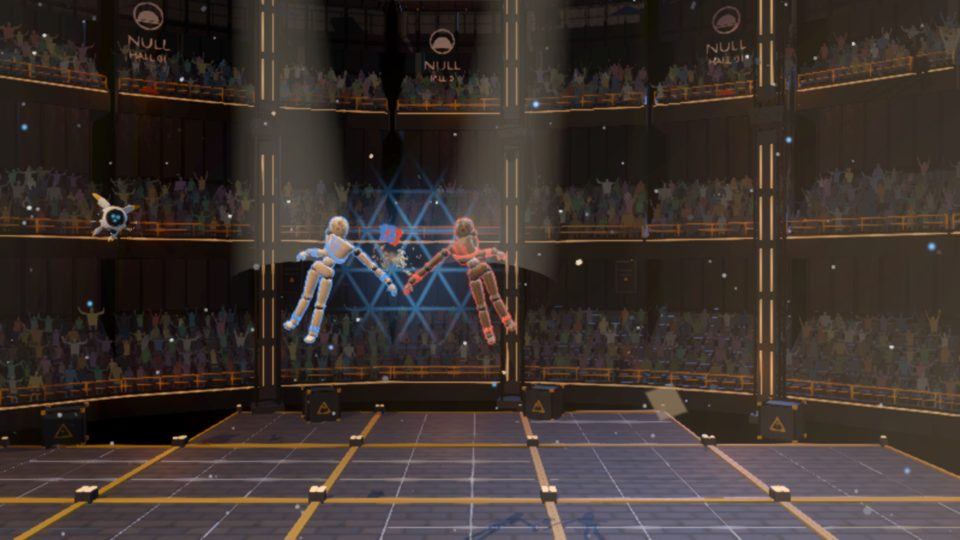
#> input picture godot/assets/ui/modes/quick.jpg, 960 x 540 px
$ python gen_garage_textures.py ../assets/materials/kit/face_default.png
#> lines starting #> are read from the running program, lines starting #| are printed output that depends on the picture
#!/usr/bin/env python3
"""Текстуры гаража для меню «Гараж + эфир» (docs/plan-demo/MENU_GARAGE.md, референсы docs/refs/menu-garage/).
Без Blender: numpy + Pillow, детерминированно (фиксированные зёрна).

    python3 godot/tools/gen_garage_textures.py          → godot/assets/textures/garage/…

Наборы PBR (тайл = 1 м, бесшовные; цвет задаёт материал Godot через albedo_color, см. scripts/menu/garage_materials.gd):
    paint_metal/  {albedo, roughness, metallic, normal}.png  крашеный металл: светлая краска, сколы до тёмного железа, царапины
    hazard/       {albedo, roughness, normal}.png            жёлто-чёрные полосы 45° (4 на метр) с износом
    tread/        {albedo, roughness, normal}.png            рифлёный стальной лист (ромбы ёлочкой)
    floor/        {albedo, roughness, normal}.png            тёмный бетон-металл пола с пятнами и царапинами
Картинки (не тайлятся):
    rug.png 1024×1536, emblem.png (RGBA), leaves.png (RGBA), blueprint.png, photo_{a..f}.png, poster_{a..c}.png
"""
import math
import os
import sys

import numpy as np
from PIL import Image, ImageDraw, ImageFilter, ImageOps

HERE = os.path.dirname(os.path.abspath(__file__))
GODOT = os.path.abspath(os.path.join(HERE, ".."))
OUT = os.path.join(GODOT, "assets", "textures", "garage")
DOC_IMG = os.path.abspath(os.path.join(GODOT, "..", "docs", "plan-demo", "img"))


# ----------------------------------------------------------------------------------------------------------------------
# шум
# ----------------------------------------------------------------------------------------------------------------------
def vnoise(size, cells, seed, octaves=4, gain=0.5):
    """Периодический value-noise (fBm) size×size, 0..1."""
    rng = np.random.default_rng(seed)
    out = np.zeros((size, size), np.float32)
    amp, tot = 1.0, 0.0
    for o in range(octaves):
        c = cells * (2 ** o)
        g = rng.random((c, c), dtype=np.float32)
        t = np.linspace(0, c, size, endpoint=False)
        i0 = np.floor(t).astype(int)
        f = t - i0
        f = f * f * (3 - 2 * f)
        i1 = (i0 + 1) % c
        a = g[np.ix_(i0, i0)]
        b = g[np.ix_(i0, i1)]
        cc = g[np.ix_(i1, i0)]
        d = g[np.ix_(i1, i1)]
        fy, fx = f[:, None], f[None, :]
        out += amp * ((a * (1 - fx) + b * fx) * (1 - fy) + (cc * (1 - fx) + d * fx) * fy)
        tot += amp
        amp *= gain
    return out / tot


def scratches(size, n, seed, length=(0.03, 0.18), width=1):
    """Маска тонких прямых царапин (периодическая)."""
    rng = np.random.default_rng(seed)
    img = Image.new("L", (size * 3, size * 3), 0)
    d = ImageDraw.Draw(img)
    for _ in range(n):
        x, y = rng.random() * size + size, rng.random() * size + size
        a = rng.random() * math.pi
        L = (length[0] + rng.random() * (length[1] - length[0])) * size
        d.line([(x, y), (x + math.cos(a) * L, y + math.sin(a) * L)], fill=int(120 + rng.random() * 135), width=width)
    arr = np.asarray(img, np.float32) / 255.0
    tile = np.zeros((size, size), np.float32)
    for i in range(3):
        for j in range(3):
            tile = np.maximum(tile, arr[i * size:(i + 1) * size, j * size:(j + 1) * size])
    return tile


def normal_from_height(h, strength=2.0):
    gx = (np.roll(h, -1, 1) - np.roll(h, 1, 1)) * 0.5 * strength
    gy = (np.roll(h, -1, 0) - np.roll(h, 1, 0)) * 0.5 * strength
    n = np.stack([-gx, gy, np.ones_like(h)], -1)        # OpenGL-нормали (Y вверх), как ждёт Godot
    n /= np.linalg.norm(n, axis=-1, keepdims=True)
    return ((n * 0.5 + 0.5) * 255).astype(np.uint8)


def save_rgb(path, arr):
    os.makedirs(os.path.dirname(path), exist_ok=True)
    a = np.clip(arr, 0, 1) if arr.dtype != np.uint8 else arr
    if a.dtype != np.uint8:
        a = (a * 255 + 0.5).astype(np.uint8)
    Image.fromarray(a).save(path, optimize=True)


def save_gray(path, arr):
    save_rgb(path, np.repeat(np.clip(arr, 0, 1)[..., None], 3, -1))


def lerp(a, b, t):
    return a + (b - a) * t


def col(r, g, b):
    return np.array([r, g, b], np.float32) / 255.0


# ----------------------------------------------------------------------------------------------------------------------
# PBR-наборы
# ----------------------------------------------------------------------------------------------------------------------
def paint_metal(size=1024):
    n1 = vnoise(size, 4, 11, 5)
    n2 = vnoise(size, 16, 12, 4)
    chips = np.clip((vnoise(size, 6, 13, 6, 0.55) - 0.75) * 16.0, 0, 1)        # редкие сколы
    chips = np.maximum(chips, np.clip((vnoise(size, 24, 14, 3) - 0.80) * 10, 0, 1))  # мелкие
    sc = scratches(size, 260, 15)
    paint = lerp(col(232, 228, 218), col(196, 190, 178), n1[..., None] * 0.8)
    paint *= (0.94 + 0.06 * n2[..., None])
    iron = lerp(col(70, 66, 62), col(104, 92, 80), n2[..., None])               # не чёрные: после тинта не «пятна коровы»
    rim = np.clip(chips * 3.0, 0, 1) - chips                                       # светлая кромка скола
    alb = lerp(paint, iron, chips[..., None])
    alb = lerp(alb, col(150, 148, 142), (sc * 0.5)[..., None])
    alb += rim[..., None] * 0.06
    rough = np.clip(0.58 + 0.12 * n2 - 0.22 * chips - 0.2 * sc, 0, 1)
    metal = np.clip(chips * 0.8 + sc * 0.5, 0, 1)
    h = 1.0 - chips * 0.8 - sc * 0.15 + n1 * 0.05
    d = os.path.join(OUT, "paint_metal")
    save_rgb(os.path.join(d, "albedo.png"), alb)
    save_gray(os.path.join(d, "roughness.png"), rough)
    save_gray(os.path.join(d, "metallic.png"), metal)
    save_rgb(os.path.join(d, "normal.png"), normal_from_height(h, 6.0))


def hazard(size=1024):
    y, x = np.mgrid[0:size, 0:size].astype(np.float32) / size
    stripe = ((x + y) * 4.0) % 1.0 < 0.5
    n1 = vnoise(size, 5, 21, 5)
    chips = np.clip((vnoise(size, 8, 22, 6, 0.55) - 0.64) * 12.0, 0, 1)
    dirt = vnoise(size, 3, 23, 4)
    yellow = lerp(col(226, 168, 30), col(190, 130, 22), n1[..., None])
    black = lerp(col(22, 21, 20), col(40, 38, 34), n1[..., None])
    alb = np.where(stripe[..., None], yellow, black)
    alb = lerp(alb, col(70, 66, 60), chips[..., None] * 0.85)
    alb *= (0.8 + 0.2 * dirt[..., None])
    rough = np.clip(0.55 + 0.15 * n1 - 0.15 * chips, 0, 1)
    h = 1.0 - chips * 0.7 + n1 * 0.05
    d = os.path.join(OUT, "hazard")
    save_rgb(os.path.join(d, "albedo.png"), alb)
    save_gray(os.path.join(d, "roughness.png"), rough)
    save_rgb(os.path.join(d, "normal.png"), normal_from_height(h, 5.0))


def tread(size=1024):
    """Рифлёный лист: 8 × 8 ромбов на метр, соседние — повёрнуты (ёлочка)."""
    y, x = np.mgrid[0:size, 0:size].astype(np.float32) / size
    cells = 8
    cx, cy = (x * cells) % 1.0 - 0.5, (y * cells) % 1.0 - 0.5
    ix, iy = np.floor(x * cells), np.floor(y * cells)
    flip = ((ix + iy) % 2 == 0)
    a = np.where(flip, 1.0, -1.0) * math.radians(45)
    u = cx * np.cos(a) - cy * np.sin(a)
    v = cx * np.sin(a) + cy * np.cos(a)
    bump = np.clip(1.0 - np.sqrt((u / 0.36) ** 2 + (v / 0.09) ** 2), 0, 1)
    bump = np.clip(bump * 3.0, 0, 1)
    n1 = vnoise(size, 6, 31, 5)
    sc = scratches(size, 200, 32)
    base = lerp(col(92, 94, 98), col(64, 64, 66), n1[..., None])
    alb = lerp(base, col(150, 150, 150), (bump * 0.35)[..., None])
    alb = lerp(alb, col(170, 168, 160), (sc * 0.4)[..., None])
    rough = np.clip(0.5 + 0.2 * n1 - 0.25 * bump - 0.2 * sc, 0, 1)
    d = os.path.join(OUT, "tread")
    save_rgb(os.path.join(d, "albedo.png"), alb)
    save_gray(os.path.join(d, "roughness.png"), rough)
    save_rgb(os.path.join(d, "normal.png"), normal_from_height(bump * 0.6 + n1 * 0.05, 8.0))


def floor(size=1024):
    n1 = vnoise(size, 3, 41, 6)
    n2 = vnoise(size, 12, 42, 4)
    stains = np.clip((vnoise(size, 4, 43, 5) - 0.55) * 4, 0, 1)
    sc = scratches(size, 160, 44, (0.02, 0.1))
    alb = lerp(col(58, 57, 58), col(36, 35, 37), n1[..., None])
    alb *= (0.9 + 0.1 * n2[..., None])
    alb = lerp(alb, col(24, 20, 18), stains[..., None] * 0.6)
    alb = lerp(alb, col(110, 108, 104), (sc * 0.35)[..., None])
    rough = np.clip(0.72 + 0.1 * n2 - 0.25 * stains - 0.15 * sc, 0, 1)
    d = os.path.join(OUT, "floor")
    save_rgb(os.path.join(d, "albedo.png"), alb)
    save_gray(os.path.join(d, "roughness.png"), rough)
    save_rgb(os.path.join(d, "normal.png"), normal_from_height(n2 * 0.3 + n1 * 0.2 - sc * 0.1, 3.0))


# ----------------------------------------------------------------------------------------------------------------------
# картинки
# ----------------------------------------------------------------------------------------------------------------------
CREAM = (232, 220, 196)


def emblem_draw(d, cx, cy, r, fill, width):
    """Эмблема лиги (предложение): кольцо, 12 зубцов, купол-полусфера и фигурка бойца в нём."""
    d.ellipse([cx - r, cy - r, cx + r, cy + r], outline=fill, width=width)
    ri = r * 0.78
    d.ellipse([cx - ri, cy - ri, cx + ri, cy + ri], outline=fill, width=max(2, width // 2))
    for k in range(12):
        a = 2 * math.pi * k / 12
        x0, y0 = cx + math.cos(a) * ri, cy + math.sin(a) * ri
        x1, y1 = cx + math.cos(a) * (r - width * 0.5), cy + math.sin(a) * (r - width * 0.5)
        d.line([(x0, y0), (x1, y1)], fill=fill, width=max(2, width // 2))
    rd = r * 0.5
    d.arc([cx - rd, cy - rd * 0.8, cx + rd, cy + rd * 1.2], 180, 360, fill=fill, width=width)
    d.line([(cx - rd * 1.1, cy + rd * 0.2), (cx + rd * 1.1, cy + rd * 0.2)], fill=fill, width=width)
    hr = r * 0.07
    d.ellipse([cx - hr, cy - rd * 0.55 - hr, cx + hr, cy - rd * 0.55 + hr], fill=fill)
    d.line([(cx, cy - rd * 0.45), (cx, cy - rd * 0.05)], fill=fill, width=max(2, width // 2))
    d.line([(cx - rd * 0.3, cy - rd * 0.35), (cx + rd * 0.3, cy - rd * 0.2)], fill=fill, width=max(2, width // 2))


def emblem(size=512):
    img = Image.new("RGBA", (size, size), (0, 0, 0, 0))
    d = ImageDraw.Draw(img)
    emblem_draw(d, size / 2, size / 2, size * 0.42, CREAM + (255,), int(size * 0.045))
    # износ ткани: дырявим альфу шумом
    n = vnoise(size, 8, 51, 4)
    a = np.asarray(img).copy()
    a[..., 3] = (a[..., 3].astype(np.float32) * np.clip((n - 0.18) * 3.0, 0, 1)).astype(np.uint8)
    Image.fromarray(a).save(os.path.join(OUT, "emblem.png"), optimize=True)


def rug(w=1536, h=1024):
    rng = np.random.default_rng(61)
    base = Image.new("RGB", (w, h), (112, 24, 22))
    d = ImageDraw.Draw(base)
    m = 46
    for i, (c, wd) in enumerate([((60, 14, 14), 30), (CREAM, 10), ((150, 40, 30), 26), (CREAM, 6)]):
        d.rectangle([m + i * 28, m + i * 28, w - m - i * 28, h - m - i * 28], outline=c, width=wd)
    for k in range(18):           # «ёлочка» по кайме
        x = 190 + k * (w - 380) / 17
        for y in (100, h - 100):
            d.polygon([(x - 22, y), (x, y - 18), (x + 22, y), (x, y + 18)], outline=CREAM, width=4)
    emblem_draw(d, w / 2, h / 2, h * 0.26, (160, 58, 44), 14)
    arr = np.asarray(base, np.float32) / 255.0
    n = vnoise(1536, 6, 62, 5)[:h, :w]
    fib = vnoise(1536, 96, 63, 2)[:h, :w]
    arr *= (0.78 + 0.3 * n[..., None]) * (0.92 + 0.12 * fib[..., None])
    arr = lerp(arr, col(80, 60, 50), np.clip((vnoise(1536, 3, 64, 4)[:h, :w] - 0.6) * 2, 0, 1)[..., None] * 0.5)
    save_rgb(os.path.join(OUT, "rug.png"), arr)
    save_rgb(os.path.join(OUT, "rug_normal.png"), normal_from_height(fib * 0.5 + n * 0.2, 2.0))


def leaves(size=512):
    """Плющ: 40 трёхлопастных листьев разных оттенков на прозрачном фоне."""
    rng = np.random.default_rng(71)
    img = Image.new("RGBA", (size, size), (0, 0, 0, 0))
    d = ImageDraw.Draw(img)
    for _ in range(46):
        cx, cy = rng.random() * size * 0.86 + size * 0.07, rng.random() * size * 0.86 + size * 0.07
        s = size * (0.045 + rng.random() * 0.04)
        a = rng.random() * 2 * math.pi
        g = (int(40 + rng.random() * 40), int(80 + rng.random() * 60), int(28 + rng.random() * 30), 255)
        pts = []
        for k in range(30):
            t = 2 * math.pi * k / 30
            rr = s * (0.62 + 0.38 * abs(math.cos(1.5 * t)))
            pts.append((cx + rr * math.cos(t + a), cy + rr * math.sin(t + a)))
        d.polygon(pts, fill=g)
        d.line([(cx, cy), (cx + s * math.cos(a), cy + s * math.sin(a))], fill=(g[0] + 30, g[1] + 40, g[2] + 20, 255), width=2)
    img.save(os.path.join(OUT, "leaves.png"), optimize=True)


def blueprint(w=1024, h=704):
    img = Image.new("RGB", (w, h), (34, 70, 120))
    d = ImageDraw.Draw(img)
    line = (196, 220, 240)
    faint = (70, 110, 160)
    for x in range(0, w, 32):
        d.line([(x, 0), (x, h)], fill=faint, width=1)
    for y in range(0, h, 32):
        d.line([(0, y), (w, y)], fill=faint, width=1)
    cx, cy = w * 0.42, h * 0.52
    # боец с круглым корпусом (бочка-ядро), коробка-голова, конечности с шарнирами
    d.ellipse([cx - 120, cy - 110, cx + 120, cy + 110], outline=line, width=5)
    d.ellipse([cx - 40, cy - 40, cx + 40, cy + 40], outline=line, width=3)
    d.rectangle([cx - 60, cy - 230, cx + 60, cy - 130], outline=line, width=5)
    d.rectangle([cx - 38, cy - 210, cx + 38, cy - 156], outline=line, width=2)
    for s in (-1, 1):
        sx = cx + s * 120
        d.ellipse([sx - 16, cy - 76, sx + 16, cy - 44], outline=line, width=3)
        d.line([(sx + s * 10, cy - 60), (sx + s * 90, cy + 10)], fill=line, width=10)
        d.ellipse([sx + s * 90 - 14, cy - 4, sx + s * 90 + 14, cy + 24], outline=line, width=3)
        d.line([(sx + s * 92, cy + 20), (sx + s * 110, cy + 120)], fill=line, width=9)
        d.rectangle([sx + s * 110 - 22, cy + 120, sx + s * 110 + 22, cy + 160], outline=line, width=3)
        hx = cx + s * 55
        d.ellipse([hx - 16, cy + 96, hx + 16, cy + 128], outline=line, width=3)
        d.line([(hx, cy + 126), (hx + s * 20, cy + 230)], fill=line, width=12)
        d.rectangle([hx + s * 20 - 34, cy + 228, hx + s * 20 + 34, cy + 252], outline=line, width=3)
    # размерные линии и «надписи» штрихами
    d.line([(cx + 190, cy - 230), (cx + 190, cy + 252)], fill=line, width=2)
    for yy in (cy - 230, cy + 252):
        d.line([(cx + 178, yy), (cx + 202, yy)], fill=line, width=2)
    rng = np.random.default_rng(81)
    for blk in range(7):
        bx, by = (w * 0.72, 60 + blk * 82) if blk < 6 else (40, h - 110)
        for k in range(3):
            L = 60 + rng.random() * 140
            d.line([(bx, by + k * 14), (bx + L, by + k * 14)], fill=line, width=3)
    d.rectangle([w - 300, h - 120, w - 30, h - 30], outline=line, width=3)
    d.line([(w - 300, h - 75), (w - 30, h - 75)], fill=line, width=2)
    arr = np.asarray(img, np.float32) / 255.0
    n = vnoise(1024, 5, 82, 5)[:h, :w]
    yy, xx = np.mgrid[0:h, 0:w]
    vig = 1.0 - 0.35 * (((xx / w - 0.5) * 2) ** 4 + ((yy / h - 0.5) * 2) ** 4)
    arr *= (0.82 + 0.25 * n[..., None]) * vig[..., None]
    save_rgb(os.path.join(OUT, "blueprint.png"), arr)


def _paper_frame(im, border=10, tone=(236, 226, 204)):
    im = ImageOps.expand(im, border=border, fill=tone)
    return ImageOps.expand(im, border=(0, 0, 0, border * 3), fill=tone)


PHOTOS = [("00-void-v7-fight.png", None), ("00-void-v6-ko.png", None), ("body-paint-arena.png", (300, 80, 1500, 980)),
          ("00-playground-v5-fight.png", None), ("body-kit-v1-presets.png", None), ("00-workshop-v5-ko.png", None)]
POSTERS = [("body-paint-arena.png", (560, 0, 1280, 1080), (190, 60, 40)),
           ("scrap-parallax-godot-v2a.png", (600, 0, 1320, 1080), (40, 80, 120)),
           ("05-void-v6-wide.png", None, (110, 60, 150))]


# [46 lines left out: functions photos, posters, banner, not called in this run]


TV = [("tv_live_a.png", "body-paint-arena.png", None), ("tv_live_b.png", "00-void-v7-fight.png", None),
      ("tv_live_c.png", "00-playground-v5-fight.png", None), ("tv_live_d.png", "body-kit-v1-arena.png", None),
      ("tv_replay.png", "00-void-v7-ko.png", None), ("tv_quick.png", "scrap-parallax-godot-v2a.png", None),
      ("tv_opponent.png", "body-kit-v1.png", (1095, 245, 1335, 560)), ("tv_build.png", "body-kit-v1.png", (470, 245, 710, 560))]


MODES_IMG = os.path.join(GODOT, "assets", "ui", "modes")
# с 23.10 кадры 16:9 на ТВ — снимки текущей игры (карточки «ВСЕ РЕЖИМЫ», tests/modes_shots.tscn), а не листы веб-прототипа
TV_MODES = [("tv_live_a.png", "quick.jpg"), ("tv_live_b.png", "royale.jpg"), ("tv_live_c.png", "void.jpg"),
            ("tv_live_d.png", "brawl.jpg"), ("tv_replay.png", "ruins.jpg"), ("tv_quick.png", "squad.jpg")]


def tv_from_modes():
    for out, fn in TV_MODES:
        p = os.path.join(MODES_IMG, fn)
        if os.path.exists(p):
            ImageOps.fit(Image.open(p).convert("RGB"), (768, 432), Image.LANCZOS).save(os.path.join(OUT, "tv", out), optimize=True)


# [12 lines left out: function tv_images, not called in this run]


def main():
    os.makedirs(OUT, exist_ok=True)
    os.makedirs(os.path.join(OUT, "tv"), exist_ok=True)
    # с 23.10 знамя, фото и плакаты — арт codex (tools/codex_art/apply_art.py); прежние заглушки — только с ключом --old-art
    old_art = "--old-art" in sys.argv
    if old_art:
        banner()
        tv_images()
    tv_from_modes()
    paint_metal()
#> after the loop in vnoise, `for o in range(octaves):`:
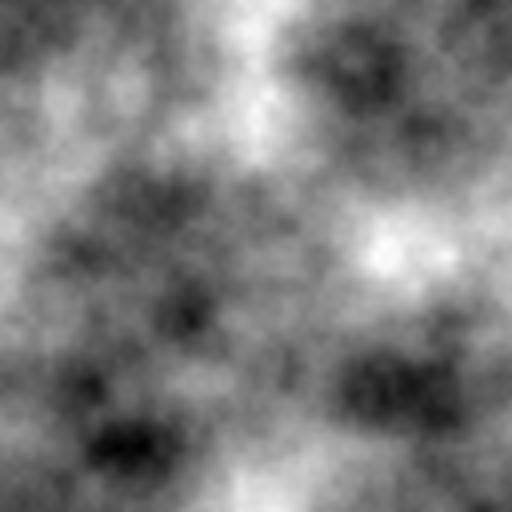
#> out: shape (1024, 1024) float32 (shown at 1/2 size); min 0.331, max 1.54, mean 0.923; drawn with min black and max white
#> after the loop in vnoise, `for o in range(octaves):`: amp = 0.0312; tot = 1.94
#> call 2 of vnoise, with size = 1024, cells = 16, seed = 12, octaves = 4, gain = 0.5
#> after the loop in vnoise (call 2), `for o in range(octaves):`:
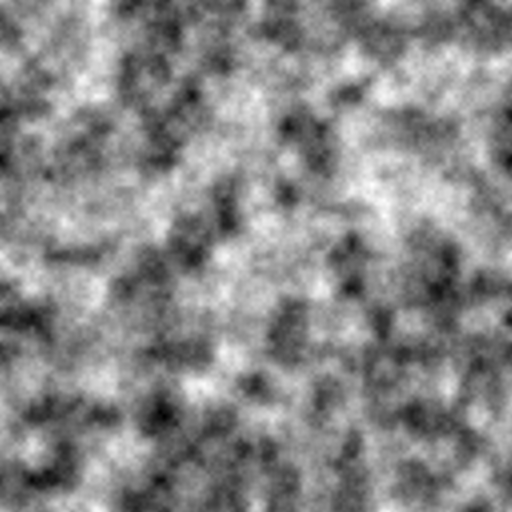
#> out: shape (1024, 1024) float32 (shown at 1/2 size); min 0.14, max 1.69, mean 0.965; drawn with min black and max white
#> after the loop in vnoise (call 2), `for o in range(octaves):`: amp = 0.0625; tot = 1.88
#> call 3 of vnoise, with size = 1024, cells = 6, seed = 13, octaves = 6, gain = 0.55
#> after the loop in vnoise (call 3), `for o in range(octaves):`:
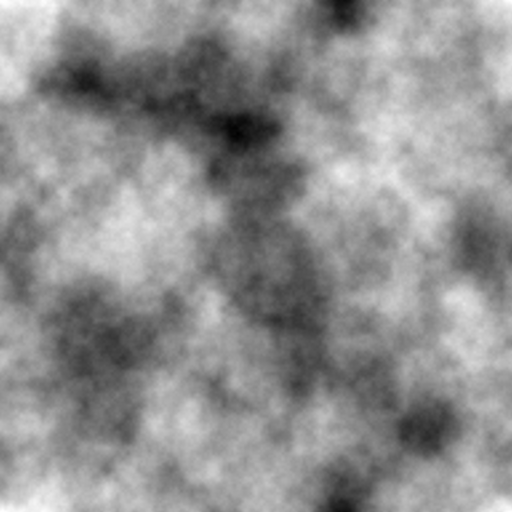
#> out: shape (1024, 1024) float32 (shown at 1/2 size); min 0.32, max 1.86, mean 1.19; drawn with min black and max white
#> after the loop in vnoise (call 3), `for o in range(octaves):`: amp = 0.0277; tot = 2.16
#> call 4 of vnoise, with size = 1024, cells = 24, seed = 14, octaves = 3, gain = 0.5
#> after the loop in vnoise (call 4), `for o in range(octaves):`:
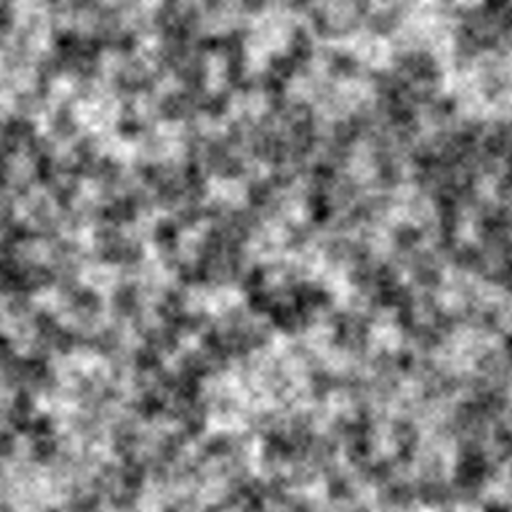
#> out: shape (1024, 1024) float32 (shown at 1/2 size); min 0.0589, max 1.63, mean 0.868; drawn with min black and max white
#> after the loop in vnoise (call 4), `for o in range(octaves):`: amp = 0.125; tot = 1.75
#> in scratches, `img = Image.new("L", (size * 3, size * 3), 0)`: img: PIL image 3072x3072 L; every value is 0
#> after the loop in scratches, `for i in range(3):`:
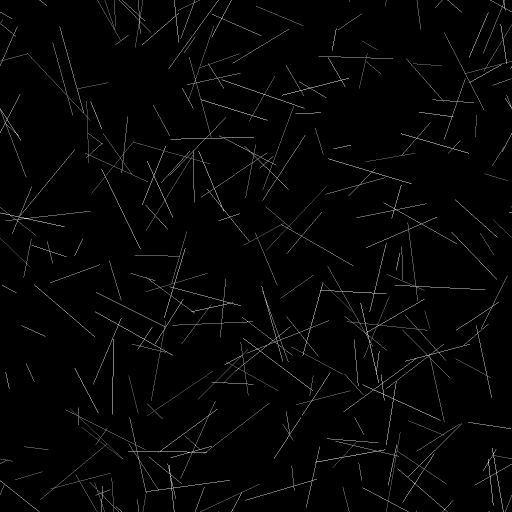
#> tile: shape (1024, 1024) float32 (shown at 1/2 size); min 0, max 0.996, mean 0.0177
#> in paint_metal, `rough = np.clip(0.58 + 0.12 * n2 - 0.22 * chips - 0.2 * sc, 0, 1)`:
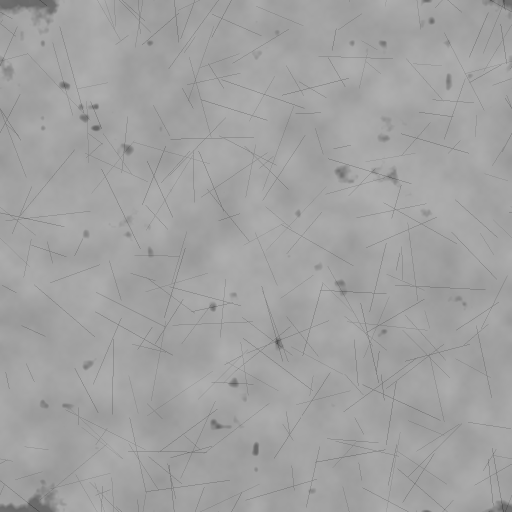
#> rough: shape (1024, 1024) float32 (shown at 1/2 size); min 0.224, max 0.688, mean 0.636
#> in paint_metal, `h = 1.0 - chips * 0.8 - sc * 0.15 + n1 * 0.05`:
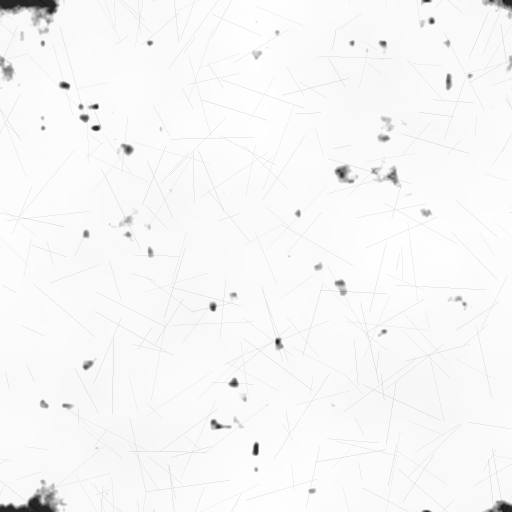
#> h: shape (1024, 1024) float32 (shown at 1/2 size); min 0.0733, max 1.04, mean 1.01; drawn with min black and max white
    hazard()
    tread()
    floor()
    emblem()
    rug()
    leaves()
#> the loop in leaves, `for _ in range(46):` made 46 passes
#> g on passes 1 to 12: (48, 82, 43, 255), (55, 98, 47, 255), (51, 89, 38, 255), (61, 99, 51, 255), (60, 115, 32, 255), (47, 137, 33, 255), (62, 93, 29, 255), (67, 120, 29, 255), (68, 81, 45, 255), (40, 139, 36, 255), (47, 81, 41, 255), (51, 107, 55, 255)
    blueprint()
    if old_art:
        photos()
        posters()
    for root, _, files in os.walk(OUT):
        for f in sorted(files):
            if f.endswith(".png"):
                p = os.path.join(root, f)
                print("%-60s %8d" % (os.path.relpath(p, GODOT), os.path.getsize(p)))


if __name__ == "__main__":
    main()
